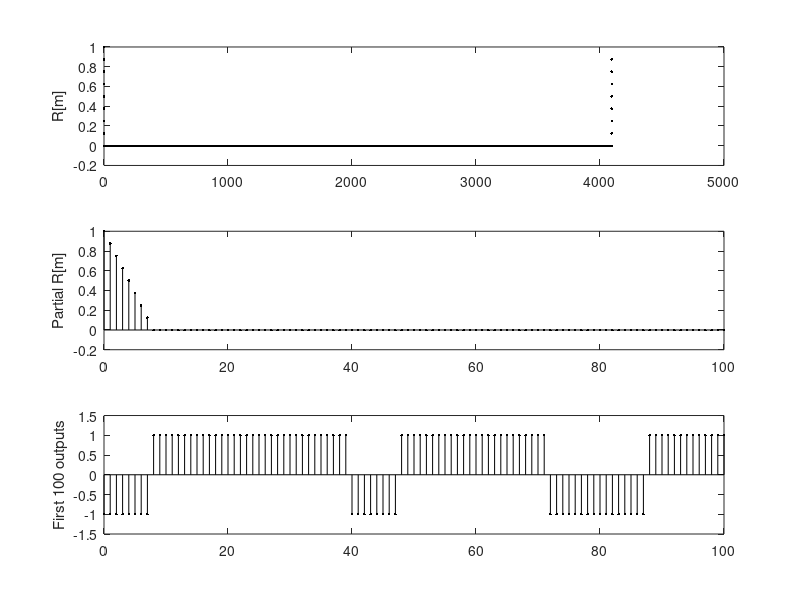

This figure's MATLAB source:
%7-12例题相关
clear all
close all
clc
pntaps = [1 0 0 1 0 1 0 0 0 0 0 1];         % shift register taps
pninitial = [0 0 0 0 0 0 0 0 0 0 0 1 ];      % initial shift register state
pndata = zeros(1,4095);             % initialize output vector
samp_per_sym =8;                     % samples per symbol
pnregister = pninitial;             % initialize shift register
n = 0;                              % initialize counter
kk = 0;                             % set terminator indicator
while kk == 0
   n = n+1;                                  %   pndata(1,n) = pnregister(1,1);             % save output
   pndata(1,n) = pnregister(1,1);
   feedback = rem((pnregister*pntaps'),2);  % calculate feedback
   pnregister = [feedback,pnregister(1,1:11)];   % increment register
   if pnregister == pninitial; kk = 1; end      % reset termination
end
text = ['The period is ',num2str(n,15),'.'];
disp(text)                                  % display period
% pndata=replicate(pndata,samp_per_sym);      % replicate data
kn = n*samp_per_sym;%stem(pndata)                 % length of output vector   
pndata = 2*pndata - 1;                 % make output +/- one
% stem(pndata(1:101))
pp=pndata'*ones(1,samp_per_sym);
pp2=pp';
pp3=pp2(:)';
pndata=pp3;
stem(pndata(1:101))
a = fft(pndata);
b = a.*conj(a);                            % PSD of data
Rm = real(ifft(b))/kn;                % autocorrelation
x1 = (0:length(Rm)-1)/samp_per_sym;
x2 = 0:100;
% Now we can plot the results.
subplot(3,1,1)
plot(x1,Rm,'.k'); ylabel('R[m]')
subplot(3,1,2)
stem(x2,Rm(1:101),'.k'); ylabel('Partial R[m]')
subplot(3,1,3)
stem(x2,pndata(1:101),'.k'); ylabel('First 100 outputs')
axis([0 100 -1.5 1.5]);
